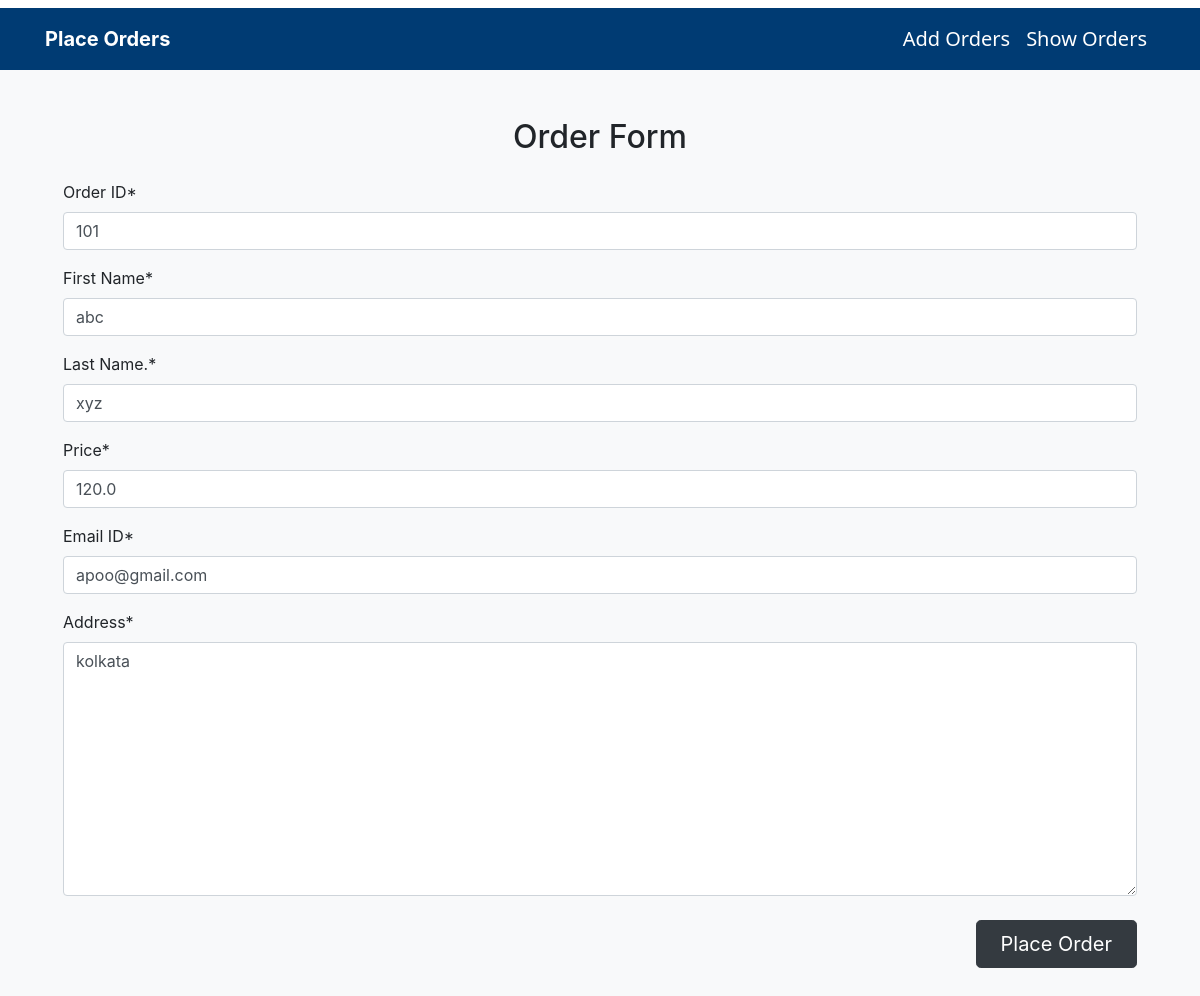
The page /up/101 on the database as committed earlier.
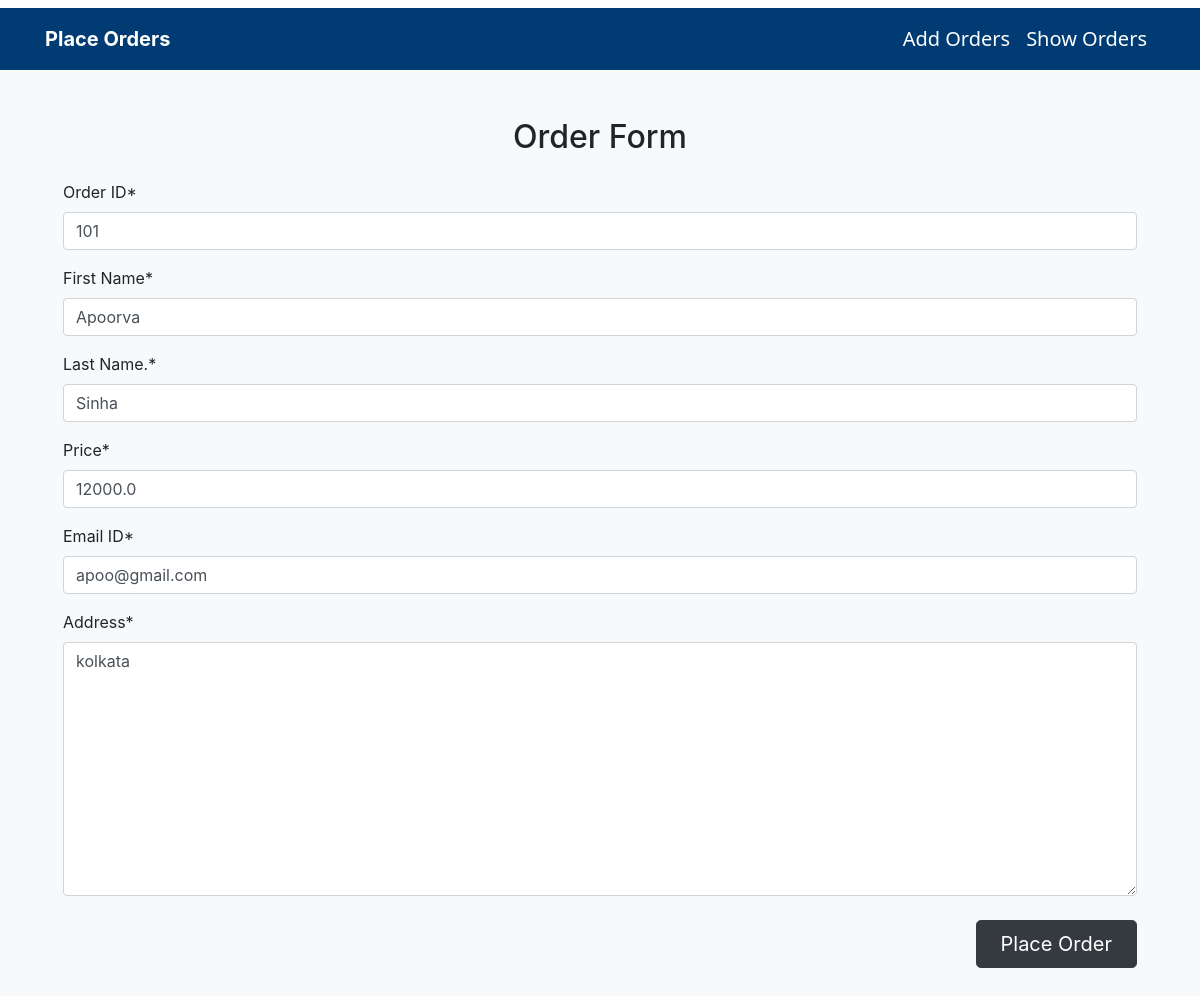
The same page on the database as committed later.
### crudapp/models.py (models this page shows, shortened)
class Orders(models.Model):
    oid = models.IntegerField(primary_key=True)
    fname = models.CharField(max_length=20)
    lname = models.CharField(max_length=20)
    price = models.FloatField()
    mail = models.EmailField()
    addr = models.CharField(max_length=50)

### crudapp/views.py (the view)
# urls.py: path('up/<int:f_oid>', views.updateView, name= 'update_url'),
def updateView(request, f_oid):
    obj = Orders.objects.get(oid=f_oid)
    form = OrderForm(instance=obj)
    if request.method == 'POST':
        form = OrderForm(request.POST, instance=obj)
        if form.is_valid():
            form.save()
            return redirect('show_url')
    template_name = 'crudapp/order.html'
    context = {'form': form}
    return render(request, template_name, context)

### crudapp/forms.py
class OrderForm(forms.ModelForm):
    class Meta:
        model = Orders
        fields = '__all__'
        labels = {
            'oid': 'Order ID',
            'fname' : 'First Name',
            'lname' : 'Last Name.' ,
            'price' : 'Price' ,
            'mail' : 'Email ID',
            'addr' : 'Address' ,
        }
        widgets  ={
            'oid' : forms.NumberInput(attrs={'placeholder': 'eg. 101'}),
            'fname' : forms.TextInput(attrs={'placeholder': 'eg. Apoorvat'}),
            'lname' : forms.TextInput(attrs={'placeholder': 'eg. Sinha'}),
            'price' : forms.NumberInput(attrs={'placeholder': 'eg. 1000.00'}),
            'mail' : forms.EmailInput(attrs={'placeholder': 'eg. abc@xyz.com'}),
            'addr' : forms.Textarea(attrs={'placeholder': 'eg. IN'}),
        }

### templates/crudapp/order.html (shortened to what this page needs)
{% extends 'layout.html' %}
{% load crispy_forms_tags %}
{% block content %}
<div class="container-fluid bg-light py-5">
  <h2 class="text-center mb-4">Order Form</h2>
  <form method="post" class="px-5">
    {{ form|crispy }}
    <div class="text-right mt-4">
      <button type="submit" class="btn btn-dark btn-lg px-4">Place Order</button>
    </div>
  </form>
</div>
{% endblock %}

Rows that differ between the two databases and show on the page:
changed Orders "apoo@gmail.com": fname "abc" → "Apoorva"; lname "xyz" → "Sinha"; price "120.0" → "12000.0"
